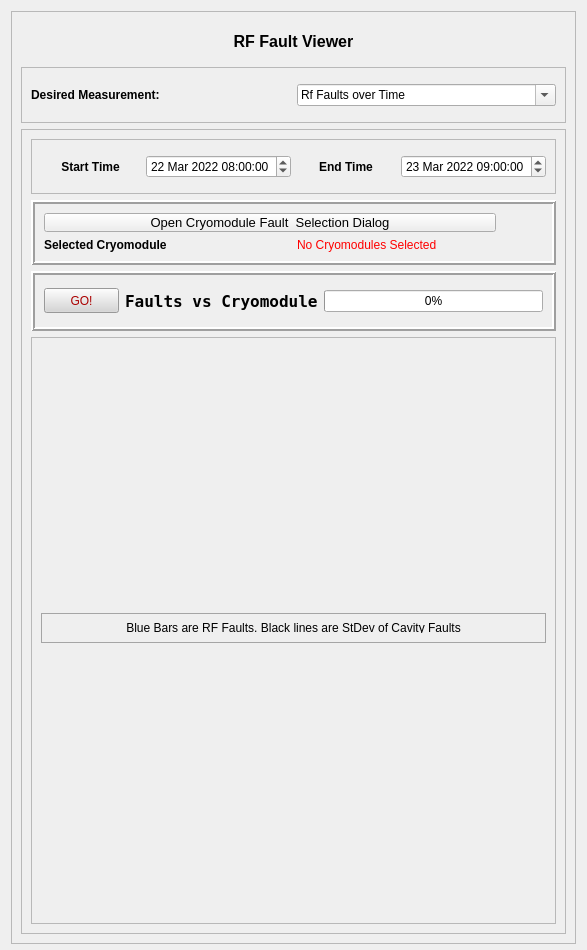
<?xml version="1.0" encoding="UTF-8"?>
<ui version="4.0">
 <class>Form</class>
 <widget class="QWidget" name="Form">
  <property name="geometry">
   <rect>
    <x>0</x>
    <y>0</y>
    <width>587</width>
    <height>950</height>
   </rect>
  </property>
  <property name="windowTitle">
   <string>Form</string>
  </property>
  <layout class="QVBoxLayout" name="verticalLayout">
   <property name="bottomMargin">
    <number>6</number>
   </property>
   <item>
    <layout class="QGridLayout" name="gridLayout">
     <item row="0" column="0">
      <widget class="QFrame" name="frame">
       <property name="frameShape">
        <enum>QFrame::StyledPanel</enum>
       </property>
       <property name="frameShadow">
        <enum>QFrame::Raised</enum>
       </property>
       <layout class="QVBoxLayout" name="verticalLayout_2">
        <item>
         <widget class="QLabel" name="label_6">
          <property name="maximumSize">
           <size>
            <width>16777215</width>
            <height>40</height>
           </size>
          </property>
          <property name="font">
           <font>
            <pointsize>12</pointsize>
            <weight>75</weight>
            <bold>true</bold>
           </font>
          </property>
          <property name="text">
           <string>RF Fault Viewer</string>
          </property>
          <property name="alignment">
           <set>Qt::AlignCenter</set>
          </property>
         </widget>
        </item>
        <item>
         <widget class="QFrame" name="frame_2">
          <property name="sizePolicy">
           <sizepolicy hsizetype="Preferred" vsizetype="Preferred">
            <horstretch>0</horstretch>
            <verstretch>20</verstretch>
           </sizepolicy>
          </property>
          <property name="minimumSize">
           <size>
            <width>0</width>
            <height>56</height>
           </size>
          </property>
          <property name="maximumSize">
           <size>
            <width>16777215</width>
            <height>56</height>
           </size>
          </property>
          <property name="frameShape">
           <enum>QFrame::StyledPanel</enum>
          </property>
          <property name="frameShadow">
           <enum>QFrame::Raised</enum>
          </property>
          <layout class="QHBoxLayout" name="horizontalLayout">
           <item>
            <widget class="QLabel" name="label">
             <property name="font">
              <font>
               <weight>75</weight>
               <bold>true</bold>
              </font>
             </property>
             <property name="text">
              <string>Desired Measurement:</string>
             </property>
            </widget>
           </item>
           <item>
            <widget class="QComboBox" name="RfFltSel">
             <property name="editable">
              <bool>true</bool>
             </property>
             <property name="currentText">
              <string>Rf Faults over Time</string>
             </property>
             <property name="maxCount">
              <number>3</number>
             </property>
            </widget>
           </item>
          </layout>
         </widget>
        </item>
        <item>
         <widget class="QFrame" name="frame_3">
          <property name="frameShape">
           <enum>QFrame::StyledPanel</enum>
          </property>
          <property name="frameShadow">
           <enum>QFrame::Raised</enum>
          </property>
          <layout class="QVBoxLayout" name="verticalLayout_3">
           <item>
            <widget class="QFrame" name="frame_6">
             <property name="maximumSize">
              <size>
               <width>16777215</width>
               <height>55</height>
              </size>
             </property>
             <property name="frameShape">
              <enum>QFrame::StyledPanel</enum>
             </property>
             <property name="frameShadow">
              <enum>QFrame::Raised</enum>
             </property>
             <layout class="QHBoxLayout" name="horizontalLayout_3">
              <item>
               <widget class="QLabel" name="label_4">
                <property name="font">
                 <font>
                  <weight>75</weight>
                  <bold>true</bold>
                 </font>
                </property>
                <property name="text">
                 <string>Start Time</string>
                </property>
                <property name="alignment">
                 <set>Qt::AlignCenter</set>
                </property>
               </widget>
              </item>
              <item>
               <widget class="QDateTimeEdit" name="StartTime">
                <property name="dateTime">
                 <datetime>
                  <hour>8</hour>
                  <minute>0</minute>
                  <second>0</second>
                  <year>2022</year>
                  <month>3</month>
                  <day>22</day>
                 </datetime>
                </property>
               </widget>
              </item>
              <item>
               <widget class="QLabel" name="label_5">
                <property name="font">
                 <font>
                  <weight>75</weight>
                  <bold>true</bold>
                 </font>
                </property>
                <property name="text">
                 <string>End Time</string>
                </property>
                <property name="alignment">
                 <set>Qt::AlignCenter</set>
                </property>
               </widget>
              </item>
              <item>
               <widget class="QDateTimeEdit" name="EndTime">
                <property name="dateTime">
                 <datetime>
                  <hour>9</hour>
                  <minute>0</minute>
                  <second>0</second>
                  <year>2022</year>
                  <month>3</month>
                  <day>23</day>
                 </datetime>
                </property>
                <property name="calendarPopup">
                 <bool>false</bool>
                </property>
               </widget>
              </item>
             </layout>
            </widget>
           </item>
           <item>
            <widget class="QFrame" name="frame_4">
             <property name="enabled">
              <bool>true</bool>
             </property>
             <property name="sizePolicy">
              <sizepolicy hsizetype="Preferred" vsizetype="Preferred">
               <horstretch>0</horstretch>
               <verstretch>0</verstretch>
              </sizepolicy>
             </property>
             <property name="minimumSize">
              <size>
               <width>0</width>
               <height>65</height>
              </size>
             </property>
             <property name="maximumSize">
              <size>
               <width>16777215</width>
               <height>65</height>
              </size>
             </property>
             <property name="frameShape">
              <enum>QFrame::Box</enum>
             </property>
             <property name="frameShadow">
              <enum>QFrame::Raised</enum>
             </property>
             <property name="lineWidth">
              <number>2</number>
             </property>
             <layout class="QGridLayout" name="gridLayout_3">
              <item row="0" column="0" colspan="2">
               <widget class="QPushButton" name="CMSelection">
                <property name="maximumSize">
                 <size>
                  <width>452</width>
                  <height>16777215</height>
                 </size>
                </property>
                <property name="font">
                 <font>
                  <pointsize>10</pointsize>
                  <weight>50</weight>
                  <bold>false</bold>
                 </font>
                </property>
                <property name="text">
                 <string>Open Cryomodule Fault  Selection Dialog</string>
                </property>
                <property name="autoDefault">
                 <bool>true</bool>
                </property>
               </widget>
              </item>
              <item row="1" column="0">
               <widget class="QLabel" name="label_2">
                <property name="maximumSize">
                 <size>
                  <width>125160</width>
                  <height>16777215</height>
                 </size>
                </property>
                <property name="font">
                 <font>
                  <weight>75</weight>
                  <bold>true</bold>
                 </font>
                </property>
                <property name="text">
                 <string>Selected Cryomodule</string>
                </property>
               </widget>
              </item>
              <item row="1" column="1">
               <widget class="QLabel" name="Changes">
                <property name="palette">
                 <palette>
                  <active>
                   <colorrole role="WindowText">
                    <brush brushstyle="SolidPattern">
                     <color alpha="255">
                      <red>255</red>
                      <green>0</green>
                      <blue>0</blue>
                     </color>
                    </brush>
                   </colorrole>
                   <colorrole role="Button">
                    <brush brushstyle="SolidPattern">
                     <color alpha="255">
                      <red>214</red>
                      <green>214</green>
                      <blue>214</blue>
                     </color>
                    </brush>
                   </colorrole>
                   <colorrole role="Light">
                    <brush brushstyle="SolidPattern">
                     <color alpha="255">
                      <red>255</red>
                      <green>127</green>
                      <blue>127</blue>
                     </color>
                    </brush>
                   </colorrole>
                   <colorrole role="Midlight">
                    <brush brushstyle="SolidPattern">
                     <color alpha="255">
                      <red>255</red>
                      <green>63</green>
                      <blue>63</blue>
                     </color>
                    </brush>
                   </colorrole>
                   <colorrole role="Dark">
                    <brush brushstyle="SolidPattern">
                     <color alpha="255">
                      <red>127</red>
                      <green>0</green>
                      <blue>0</blue>
                     </color>
                    </brush>
                   </colorrole>
                   <colorrole role="Mid">
                    <brush brushstyle="SolidPattern">
                     <color alpha="255">
                      <red>170</red>
                      <green>0</green>
                      <blue>0</blue>
                     </color>
                    </brush>
                   </colorrole>
                   <colorrole role="Text">
                    <brush brushstyle="SolidPattern">
                     <color alpha="255">
                      <red>0</red>
                      <green>0</green>
                      <blue>0</blue>
                     </color>
                    </brush>
                   </colorrole>
                   <colorrole role="BrightText">
                    <brush brushstyle="SolidPattern">
                     <color alpha="255">
                      <red>255</red>
                      <green>255</green>
                      <blue>255</blue>
                     </color>
                    </brush>
                   </colorrole>
                   <colorrole role="ButtonText">
                    <brush brushstyle="SolidPattern">
                     <color alpha="255">
                      <red>0</red>
                      <green>0</green>
                      <blue>0</blue>
                     </color>
                    </brush>
                   </colorrole>
                   <colorrole role="Base">
                    <brush brushstyle="SolidPattern">
                     <color alpha="255">
                      <red>214</red>
                      <green>214</green>
                      <blue>214</blue>
                     </color>
                    </brush>
                   </colorrole>
                   <colorrole role="Window">
                    <brush brushstyle="SolidPattern">
                     <color alpha="255">
                      <red>214</red>
                      <green>214</green>
                      <blue>214</blue>
                     </color>
                    </brush>
                   </colorrole>
                   <colorrole role="Shadow">
                    <brush brushstyle="SolidPattern">
                     <color alpha="255">
                      <red>0</red>
                      <green>0</green>
                      <blue>0</blue>
                     </color>
                    </brush>
                   </colorrole>
                   <colorrole role="AlternateBase">
                    <brush brushstyle="SolidPattern">
                     <color alpha="255">
                      <red>255</red>
                      <green>127</green>
                      <blue>127</blue>
                     </color>
                    </brush>
                   </colorrole>
                   <colorrole role="ToolTipBase">
                    <brush brushstyle="SolidPattern">
                     <color alpha="255">
                      <red>255</red>
                      <green>255</green>
                      <blue>220</blue>
                     </color>
                    </brush>
                   </colorrole>
                   <colorrole role="ToolTipText">
                    <brush brushstyle="SolidPattern">
                     <color alpha="255">
                      <red>0</red>
                      <green>0</green>
                      <blue>0</blue>
                     </color>
                    </brush>
                   </colorrole>
                   <colorrole role="PlaceholderText">
                    <brush brushstyle="NoBrush">
                     <color alpha="128">
                      <red>0</red>
                      <green>0</green>
                      <blue>0</blue>
                     </color>
                    </brush>
                   </colorrole>
                  </active>
                  <inactive>
                   <colorrole role="WindowText">
                    <brush brushstyle="SolidPattern">
                     <color alpha="255">
                      <red>255</red>
                      <green>0</green>
                      <blue>0</blue>
                     </color>
                    </brush>
                   </colorrole>
                   <colorrole role="Button">
                    <brush brushstyle="SolidPattern">
                     <color alpha="255">
                      <red>214</red>
                      <green>214</green>
                      <blue>214</blue>
                     </color>
                    </brush>
                   </colorrole>
                   <colorrole role="Light">
                    <brush brushstyle="SolidPattern">
                     <color alpha="255">
                      <red>255</red>
                      <green>127</green>
                      <blue>127</blue>
                     </color>
                    </brush>
                   </colorrole>
                   <colorrole role="Midlight">
                    <brush brushstyle="SolidPattern">
                     <color alpha="255">
                      <red>255</red>
                      <green>63</green>
                      <blue>63</blue>
                     </color>
                    </brush>
                   </colorrole>
                   <colorrole role="Dark">
                    <brush brushstyle="SolidPattern">
                     <color alpha="255">
                      <red>127</red>
                      <green>0</green>
                      <blue>0</blue>
                     </color>
                    </brush>
                   </colorrole>
                   <colorrole role="Mid">
                    <brush brushstyle="SolidPattern">
                     <color alpha="255">
                      <red>170</red>
                      <green>0</green>
                      <blue>0</blue>
                     </color>
                    </brush>
                   </colorrole>
                   <colorrole role="Text">
                    <brush brushstyle="SolidPattern">
                     <color alpha="255">
                      <red>0</red>
                      <green>0</green>
                      <blue>0</blue>
                     </color>
                    </brush>
                   </colorrole>
                   <colorrole role="BrightText">
                    <brush brushstyle="SolidPattern">
                     <color alpha="255">
                      <red>255</red>
                      <green>255</green>
                      <blue>255</blue>
                     </color>
                    </brush>
                   </colorrole>
                   <colorrole role="ButtonText">
                    <brush brushstyle="SolidPattern">
                     <color alpha="255">
                      <red>0</red>
                      <green>0</green>
                      <blue>0</blue>
                     </color>
                    </brush>
                   </colorrole>
                   <colorrole role="Base">
                    <brush brushstyle="SolidPattern">
                     <color alpha="255">
                      <red>214</red>
                      <green>214</green>
                      <blue>214</blue>
                     </color>
                    </brush>
                   </colorrole>
                   <colorrole role="Window">
                    <brush brushstyle="SolidPattern">
                     <color alpha="255">
                      <red>214</red>
                      <green>214</green>
                      <blue>214</blue>
                     </color>
                    </brush>
                   </colorrole>
                   <colorrole role="Shadow">
                    <brush brushstyle="SolidPattern">
                     <color alpha="255">
                      <red>0</red>
                      <green>0</green>
                      <blue>0</blue>
                     </color>
                    </brush>
                   </colorrole>
                   <colorrole role="AlternateBase">
                    <brush brushstyle="SolidPattern">
                     <color alpha="255">
                      <red>255</red>
                      <green>127</green>
                      <blue>127</blue>
                     </color>
                    </brush>
                   </colorrole>
                   <colorrole role="ToolTipBase">
                    <brush brushstyle="SolidPattern">
                     <color alpha="255">
                      <red>255</red>
                      <green>255</green>
                      <blue>220</blue>
                     </color>
                    </brush>
                   </colorrole>
                   <colorrole role="ToolTipText">
                    <brush brushstyle="SolidPattern">
                     <color alpha="255">
                      <red>0</red>
                      <green>0</green>
                      <blue>0</blue>
                     </color>
                    </brush>
                   </colorrole>
                   <colorrole role="PlaceholderText">
                    <brush brushstyle="NoBrush">
                     <color alpha="128">
                      <red>0</red>
                      <green>0</green>
                      <blue>0</blue>
                     </color>
                    </brush>
                   </colorrole>
                  </inactive>
                  <disabled>
                   <colorrole role="WindowText">
                    <brush brushstyle="SolidPattern">
                     <color alpha="255">
                      <red>127</red>
                      <green>0</green>
                      <blue>0</blue>
                     </color>
                    </brush>
                   </colorrole>
                   <colorrole role="Button">
                    <brush brushstyle="SolidPattern">
                     <color alpha="255">
                      <red>214</red>
                      <green>214</green>
                      <blue>214</blue>
                     </color>
                    </brush>
                   </colorrole>
                   <colorrole role="Light">
                    <brush brushstyle="SolidPattern">
                     <color alpha="255">
                      <red>255</red>
                      <green>127</green>
                      <blue>127</blue>
                     </color>
                    </brush>
                   </colorrole>
                   <colorrole role="Midlight">
                    <brush brushstyle="SolidPattern">
                     <color alpha="255">
                      <red>255</red>
                      <green>63</green>
                      <blue>63</blue>
                     </color>
                    </brush>
                   </colorrole>
                   <colorrole role="Dark">
                    <brush brushstyle="SolidPattern">
                     <color alpha="255">
                      <red>127</red>
                      <green>0</green>
                      <blue>0</blue>
                     </color>
                    </brush>
                   </colorrole>
                   <colorrole role="Mid">
                    <brush brushstyle="SolidPattern">
                     <color alpha="255">
                      <red>170</red>
                      <green>0</green>
                      <blue>0</blue>
                     </color>
                    </brush>
                   </colorrole>
                   <colorrole role="Text">
                    <brush brushstyle="SolidPattern">
                     <color alpha="255">
                      <red>127</red>
                      <green>0</green>
                      <blue>0</blue>
                     </color>
                    </brush>
                   </colorrole>
                   <colorrole role="BrightText">
                    <brush brushstyle="SolidPattern">
                     <color alpha="255">
                      <red>255</red>
                      <green>255</green>
                      <blue>255</blue>
                     </color>
                    </brush>
                   </colorrole>
                   <colorrole role="ButtonText">
                    <brush brushstyle="SolidPattern">
                     <color alpha="255">
                      <red>127</red>
                      <green>0</green>
                      <blue>0</blue>
                     </color>
                    </brush>
                   </colorrole>
                   <colorrole role="Base">
                    <brush brushstyle="SolidPattern">
                     <color alpha="255">
                      <red>214</red>
                      <green>214</green>
                      <blue>214</blue>
                     </color>
                    </brush>
                   </colorrole>
                   <colorrole role="Window">
                    <brush brushstyle="SolidPattern">
                     <color alpha="255">
                      <red>214</red>
                      <green>214</green>
                      <blue>214</blue>
                     </color>
                    </brush>
                   </colorrole>
                   <colorrole role="Shadow">
                    <brush brushstyle="SolidPattern">
                     <color alpha="255">
                      <red>0</red>
                      <green>0</green>
                      <blue>0</blue>
                     </color>
                    </brush>
                   </colorrole>
                   <colorrole role="AlternateBase">
                    <brush brushstyle="SolidPattern">
                     <color alpha="255">
                      <red>255</red>
                      <green>0</green>
                      <blue>0</blue>
                     </color>
                    </brush>
                   </colorrole>
                   <colorrole role="ToolTipBase">
                    <brush brushstyle="SolidPattern">
                     <color alpha="255">
                      <red>255</red>
                      <green>255</green>
                      <blue>220</blue>
                     </color>
                    </brush>
                   </colorrole>
                   <colorrole role="ToolTipText">
                    <brush brushstyle="SolidPattern">
                     <color alpha="255">
                      <red>0</red>
                      <green>0</green>
                      <blue>0</blue>
                     </color>
                    </brush>
                   </colorrole>
                   <colorrole role="PlaceholderText">
                    <brush brushstyle="NoBrush">
                     <color alpha="128">
                      <red>0</red>
                      <green>0</green>
                      <blue>0</blue>
                     </color>
                    </brush>
                   </colorrole>
                  </disabled>
                 </palette>
                </property>
                <property name="font">
                 <font>
                  <strikeout>false</strikeout>
                 </font>
                </property>
                <property name="frameShape">
                 <enum>QFrame::NoFrame</enum>
                </property>
                <property name="text">
                 <string>No Cryomodules Selected</string>
                </property>
               </widget>
              </item>
             </layout>
            </widget>
           </item>
           <item>
            <widget class="QFrame" name="frame_7">
             <property name="enabled">
              <bool>true</bool>
             </property>
             <property name="sizePolicy">
              <sizepolicy hsizetype="Preferred" vsizetype="Preferred">
               <horstretch>0</horstretch>
               <verstretch>0</verstretch>
              </sizepolicy>
             </property>
             <property name="minimumSize">
              <size>
               <width>0</width>
               <height>50</height>
              </size>
             </property>
             <property name="maximumSize">
              <size>
               <width>16777215</width>
               <height>60</height>
              </size>
             </property>
             <property name="baseSize">
              <size>
               <width>0</width>
               <height>50</height>
              </size>
             </property>
             <property name="frameShape">
              <enum>QFrame::Box</enum>
             </property>
             <property name="frameShadow">
              <enum>QFrame::Raised</enum>
             </property>
             <property name="lineWidth">
              <number>2</number>
             </property>
             <layout class="QHBoxLayout" name="horizontalLayout_4">
              <item>
               <widget class="QPushButton" name="GO">
                <property name="enabled">
                 <bool>true</bool>
                </property>
                <property name="maximumSize">
                 <size>
                  <width>75</width>
                  <height>25</height>
                 </size>
                </property>
                <property name="palette">
                 <palette>
                  <active>
                   <colorrole role="WindowText">
                    <brush brushstyle="SolidPattern">
                     <color alpha="255">
                      <red>170</red>
                      <green>0</green>
                      <blue>0</blue>
                     </color>
                    </brush>
                   </colorrole>
                   <colorrole role="Button">
                    <brush brushstyle="SolidPattern">
                     <color alpha="255">
                      <red>214</red>
                      <green>214</green>
                      <blue>214</blue>
                     </color>
                    </brush>
                   </colorrole>
                   <colorrole role="ButtonText">
                    <brush brushstyle="SolidPattern">
                     <color alpha="255">
                      <red>170</red>
                      <green>0</green>
                      <blue>0</blue>
                     </color>
                    </brush>
                   </colorrole>
                   <colorrole role="Base">
                    <brush brushstyle="SolidPattern">
                     <color alpha="255">
                      <red>214</red>
                      <green>214</green>
                      <blue>214</blue>
                     </color>
                    </brush>
                   </colorrole>
                   <colorrole role="Window">
                    <brush brushstyle="SolidPattern">
                     <color alpha="255">
                      <red>214</red>
                      <green>214</green>
                      <blue>214</blue>
                     </color>
                    </brush>
                   </colorrole>
                  </active>
                  <inactive>
                   <colorrole role="WindowText">
                    <brush brushstyle="SolidPattern">
                     <color alpha="255">
                      <red>170</red>
                      <green>0</green>
                      <blue>0</blue>
                     </color>
                    </brush>
                   </colorrole>
                   <colorrole role="Button">
                    <brush brushstyle="SolidPattern">
                     <color alpha="255">
                      <red>214</red>
                      <green>214</green>
                      <blue>214</blue>
                     </color>
                    </brush>
                   </colorrole>
                   <colorrole role="ButtonText">
                    <brush brushstyle="SolidPattern">
                     <color alpha="255">
                      <red>170</red>
                      <green>0</green>
                      <blue>0</blue>
                     </color>
                    </brush>
                   </colorrole>
                   <colorrole role="Base">
                    <brush brushstyle="SolidPattern">
                     <color alpha="255">
                      <red>214</red>
                      <green>214</green>
                      <blue>214</blue>
                     </color>
                    </brush>
                   </colorrole>
                   <colorrole role="Window">
                    <brush brushstyle="SolidPattern">
                     <color alpha="255">
                      <red>214</red>
                      <green>214</green>
                      <blue>214</blue>
                     </color>
                    </brush>
                   </colorrole>
                  </inactive>
                  <disabled>
                   <colorrole role="WindowText">
                    <brush brushstyle="SolidPattern">
                     <color alpha="255">
                      <red>190</red>
                      <green>190</green>
                      <blue>190</blue>
                     </color>
                    </brush>
                   </colorrole>
                   <colorrole role="Button">
                    <brush brushstyle="SolidPattern">
                     <color alpha="255">
                      <red>214</red>
                      <green>214</green>
                      <blue>214</blue>
                     </color>
                    </brush>
                   </colorrole>
                   <colorrole role="ButtonText">
                    <brush brushstyle="SolidPattern">
                     <color alpha="255">
                      <red>190</red>
                      <green>190</green>
                      <blue>190</blue>
                     </color>
                    </brush>
                   </colorrole>
                   <colorrole role="Base">
                    <brush brushstyle="SolidPattern">
                     <color alpha="255">
                      <red>214</red>
                      <green>214</green>
                      <blue>214</blue>
                     </color>
                    </brush>
                   </colorrole>
                   <colorrole role="Window">
                    <brush brushstyle="SolidPattern">
                     <color alpha="255">
                      <red>214</red>
                      <green>214</green>
                      <blue>214</blue>
                     </color>
                    </brush>
                   </colorrole>
                  </disabled>
                 </palette>
                </property>
                <property name="acceptDrops">
                 <bool>false</bool>
                </property>
                <property name="text">
                 <string>GO!</string>
                </property>
               </widget>
              </item>
              <item>
               <widget class="QLabel" name="label_3">
                <property name="sizePolicy">
                 <sizepolicy hsizetype="Maximum" vsizetype="Preferred">
                  <horstretch>0</horstretch>
                  <verstretch>0</verstretch>
                 </sizepolicy>
                </property>
                <property name="minimumSize">
                 <size>
                  <width>0</width>
                  <height>20</height>
                 </size>
                </property>
                <property name="maximumSize">
                 <size>
                  <width>320</width>
                  <height>40</height>
                 </size>
                </property>
                <property name="palette">
                 <palette>
                  <active>
                   <colorrole role="Button">
                    <brush brushstyle="SolidPattern">
                     <color alpha="255">
                      <red>214</red>
                      <green>214</green>
                      <blue>214</blue>
                     </color>
                    </brush>
                   </colorrole>
                   <colorrole role="Base">
                    <brush brushstyle="SolidPattern">
                     <color alpha="255">
                      <red>214</red>
                      <green>214</green>
                      <blue>214</blue>
                     </color>
                    </brush>
                   </colorrole>
                   <colorrole role="Window">
                    <brush brushstyle="SolidPattern">
                     <color alpha="255">
                      <red>214</red>
                      <green>214</green>
                      <blue>214</blue>
                     </color>
                    </brush>
                   </colorrole>
                  </active>
                  <inactive>
                   <colorrole role="Button">
                    <brush brushstyle="SolidPattern">
                     <color alpha="255">
                      <red>214</red>
                      <green>214</green>
                      <blue>214</blue>
                     </color>
                    </brush>
                   </colorrole>
                   <colorrole role="Base">
                    <brush brushstyle="SolidPattern">
                     <color alpha="255">
                      <red>214</red>
                      <green>214</green>
                      <blue>214</blue>
                     </color>
                    </brush>
                   </colorrole>
                   <colorrole role="Window">
                    <brush brushstyle="SolidPattern">
                     <color alpha="255">
                      <red>214</red>
                      <green>214</green>
                      <blue>214</blue>
                     </color>
                    </brush>
                   </colorrole>
                  </inactive>
                  <disabled>
                   <colorrole role="Button">
                    <brush brushstyle="SolidPattern">
                     <color alpha="255">
                      <red>214</red>
                      <green>214</green>
                      <blue>214</blue>
                     </color>
                    </brush>
                   </colorrole>
                   <colorrole role="Base">
                    <brush brushstyle="SolidPattern">
                     <color alpha="255">
                      <red>214</red>
                      <green>214</green>
                      <blue>214</blue>
                     </color>
                    </brush>
                   </colorrole>
                   <colorrole role="Window">
                    <brush brushstyle="SolidPattern">
                     <color alpha="255">
                      <red>214</red>
                      <green>214</green>
                      <blue>214</blue>
                     </color>
                    </brush>
                   </colorrole>
                  </disabled>
                 </palette>
                </property>
                <property name="font">
                 <font>
                  <family>Bitstream Vera Sans Mono</family>
                  <pointsize>12</pointsize>
                  <weight>75</weight>
                  <italic>false</italic>
                  <bold>true</bold>
                 </font>
                </property>
                <property name="text">
                 <string>Faults vs Cryomodule</string>
                </property>
                <property name="alignment">
                 <set>Qt::AlignJustify|Qt::AlignVCenter</set>
                </property>
                <property name="margin">
                 <number>-2</number>
                </property>
                <property name="indent">
                 <number>-1</number>
                </property>
                <property name="openExternalLinks">
                 <bool>false</bool>
                </property>
               </widget>
              </item>
              <item>
               <widget class="QProgressBar" name="progressBar">
                <property name="value">
                 <number>0</number>
                </property>
               </widget>
              </item>
             </layout>
            </widget>
           </item>
           <item>
            <widget class="QFrame" name="frame_5">
             <property name="frameShape">
              <enum>QFrame::StyledPanel</enum>
             </property>
             <property name="frameShadow">
              <enum>QFrame::Raised</enum>
             </property>
             <layout class="QGridLayout" name="gridLayout_2">
              <item row="0" column="0">
               <widget class="QFrame" name="frame_8">
                <property name="sizePolicy">
                 <sizepolicy hsizetype="Preferred" vsizetype="Maximum">
                  <horstretch>0</horstretch>
                  <verstretch>0</verstretch>
                 </sizepolicy>
                </property>
                <property name="maximumSize">
                 <size>
                  <width>16777215</width>
                  <height>30</height>
                 </size>
                </property>
                <property name="palette">
                 <palette>
                  <active>
                   <colorrole role="Button">
                    <brush brushstyle="SolidPattern">
                     <color alpha="255">
                      <red>214</red>
                      <green>214</green>
                      <blue>214</blue>
                     </color>
                    </brush>
                   </colorrole>
                   <colorrole role="Base">
                    <brush brushstyle="SolidPattern">
                     <color alpha="255">
                      <red>214</red>
                      <green>214</green>
                      <blue>214</blue>
                     </color>
                    </brush>
                   </colorrole>
                   <colorrole role="Window">
                    <brush brushstyle="SolidPattern">
                     <color alpha="255">
                      <red>214</red>
                      <green>214</green>
                      <blue>214</blue>
                     </color>
                    </brush>
                   </colorrole>
                  </active>
                  <inactive>
                   <colorrole role="Button">
                    <brush brushstyle="SolidPattern">
                     <color alpha="255">
                      <red>214</red>
                      <green>214</green>
                      <blue>214</blue>
                     </color>
                    </brush>
                   </colorrole>
                   <colorrole role="Base">
                    <brush brushstyle="SolidPattern">
                     <color alpha="255">
                      <red>214</red>
                      <green>214</green>
                      <blue>214</blue>
                     </color>
                    </brush>
                   </colorrole>
                   <colorrole role="Window">
                    <brush brushstyle="SolidPattern">
                     <color alpha="255">
                      <red>214</red>
                      <green>214</green>
                      <blue>214</blue>
                     </color>
                    </brush>
                   </colorrole>
                  </inactive>
                  <disabled>
                   <colorrole role="Button">
                    <brush brushstyle="SolidPattern">
                     <color alpha="255">
                      <red>214</red>
                      <green>214</green>
                      <blue>214</blue>
                     </color>
                    </brush>
                   </colorrole>
                   <colorrole role="Base">
                    <brush brushstyle="SolidPattern">
                     <color alpha="255">
                      <red>214</red>
                      <green>214</green>
                      <blue>214</blue>
                     </color>
                    </brush>
                   </colorrole>
                   <colorrole role="Window">
                    <brush brushstyle="SolidPattern">
                     <color alpha="255">
                      <red>214</red>
                      <green>214</green>
                      <blue>214</blue>
                     </color>
                    </brush>
                   </colorrole>
                  </disabled>
                 </palette>
                </property>
                <property name="frameShape">
                 <enum>QFrame::StyledPanel</enum>
                </property>
                <property name="frameShadow">
                 <enum>QFrame::Raised</enum>
                </property>
                <layout class="QHBoxLayout" name="horizontalLayout_2">
                 <item>
                  <widget class="QLabel" name="label_7">
                   <property name="maximumSize">
                    <size>
                     <width>16777215</width>
                     <height>25</height>
                    </size>
                   </property>
                   <property name="text">
                    <string>Blue Bars are RF Faults. Black lines are StDev of Cavity Faults</string>
                   </property>
                   <property name="alignment">
                    <set>Qt::AlignCenter</set>
                   </property>
                  </widget>
                 </item>
                </layout>
               </widget>
              </item>
              <item row="1" column="0">
               <layout class="QGridLayout" name="Plot1">
                <property name="leftMargin">
                 <number>1</number>
                </property>
                <property name="bottomMargin">
                 <number>2</number>
                </property>
               </layout>
              </item>
              <item row="2" column="0">
               <layout class="QGridLayout" name="Plot2">
                <property name="leftMargin">
                 <number>1</number>
                </property>
                <property name="bottomMargin">
                 <number>2</number>
                </property>
               </layout>
              </item>
             </layout>
            </widget>
           </item>
          </layout>
         </widget>
        </item>
       </layout>
      </widget>
     </item>
    </layout>
   </item>
  </layout>
 </widget>
 <resources/>
 <connections/>
</ui>
